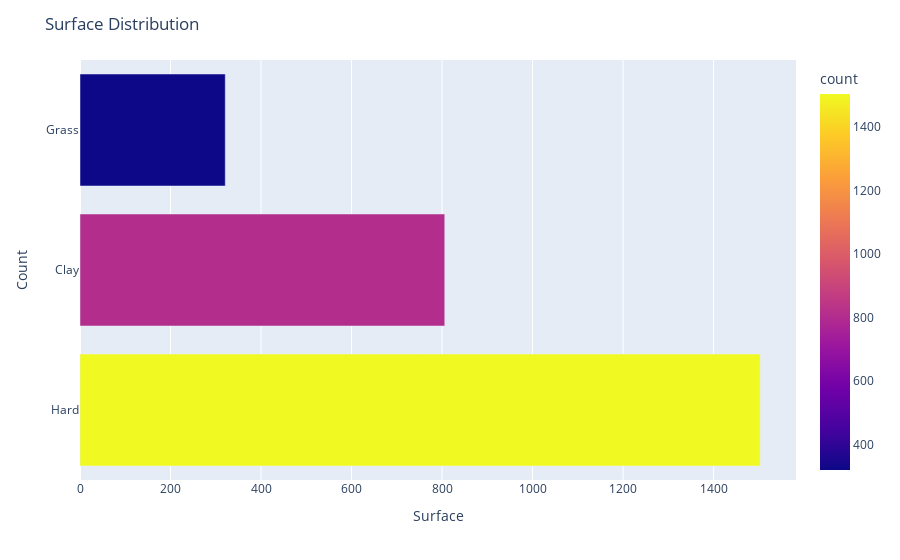

Notebook cell for this chart:
### Code cell
fig = px.bar(
    df["surface"].value_counts().reset_index(),
    x="count", y="surface",
    color="count",
    color_discrete_sequence=["green", "royalblue", "orange", "crimson"]
)
fig.update_layout(
    title="Surface Distribution",
    xaxis_title="Surface",
    yaxis_title="Count"
)
fig.show()

### Figure 1 — Plotly figure (JSON) as saved in the notebook; plotly's stock layout.template omitted (floating-point values rounded to 4 significant figures)
{"data": [{"hovertemplate": "count=%{marker.color}<br>surface=%{y}<extra></extra>", "legendgroup": "", "marker": {"color": [1503, 806, 321], "coloraxis": "coloraxis", "pattern": {"shape": ""}}, "name": "", "orientation": "h", "showlegend": false, "textposition": "auto", "type": "bar", "x": [1503, 806, 321], "xaxis": "x", "y": ["Hard", "Clay", "Grass"], "yaxis": "y"}], "layout": {"barmode": "relative", "coloraxis": {"colorbar": {"title": {"text": "count"}}, "colorscale": [[0, "#0d0887"], [0.1111, "#46039f"], [0.2222, "#7201a8"], [0.3333, "#9c179e"], [0.4444, "#bd3786"], [0.5556, "#d8576b"], [0.6667, "#ed7953"], [0.7778, "#fb9f3a"], [0.8889, "#fdca26"], [1, "#f0f921"]]}, "legend": {"tracegroupgap": 0}, "margin": {"t": 60}, "title": {"text": "Surface Distribution"}, "xaxis": {"anchor": "y", "domain": [0, 1], "title": {"text": "Surface"}}, "yaxis": {"anchor": "x", "domain": [0, 1], "title": {"text": "Count"}}}}
